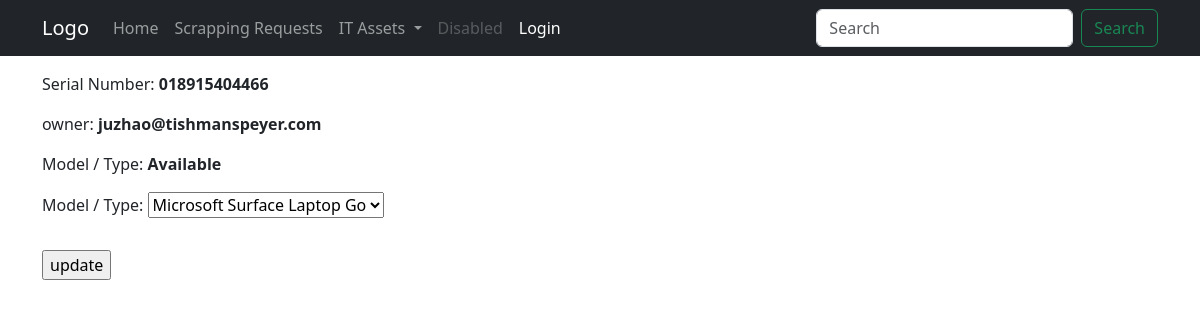
Before: /nanoassets/instance/018915404466/modeltypeupdate/ with the older database file.
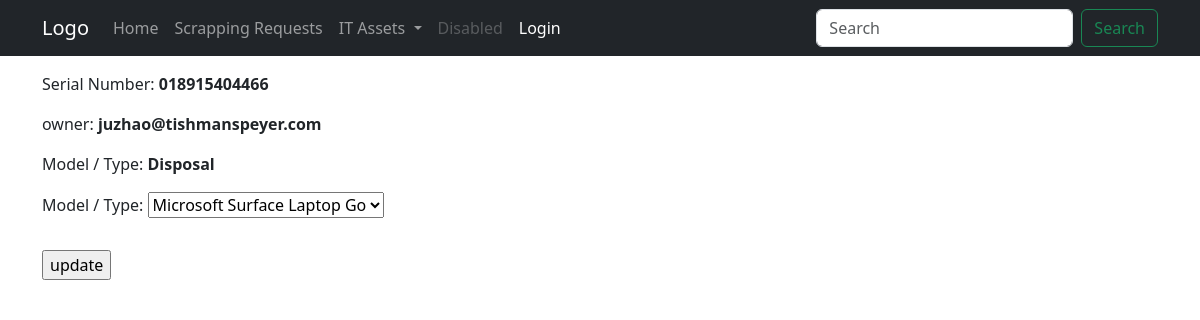
After: the same page with the newer database file.
### nanoassets/models.py (models this page shows, shortened)
class Instance(models.Model):
    serial_number = models.CharField(
        primary_key=True, max_length=20, help_text='enter serial #')
    model_type = models.ForeignKey("nanoassets.ModelType", verbose_name=_(
        "Model / Type"), on_delete=models.SET_NULL, null=True, blank=True)
    owner = models.ForeignKey(User, verbose_name=_(
        "Owner"), on_delete=models.SET_NULL, null=True, blank=True)
    INSTANCE_STATUS = (
        ('A', 'Available'),
        ('U', 'in Use'),
        ('R', 'in Repair'),
        ('S', 'Scrapped')
    )
    status = models.CharField(max_length=15, choices=INSTANCE_STATUS,
                              default='Available', help_text='Asset availability')
    eol_date = models.DateField(null=True, blank=True)
    scrap_request = models.ForeignKey("nanoassets.ScrapRequest", verbose_name=_(
        "Scrap Request"), on_delete=models.SET_NULL, null=True, blank=True)
    class Meta:
        ordering = ['model_type', 'eol_date',]

### nanoassets/views.py (the view)
class InstanceModelTypeUpdate(UpdateView):
    model = Instance
    fields = ['model_type']
    template_name = 'nanoassets/instance_update_modeltype.html'
    success_url = reverse_lazy('instance-list')

### nanoassets/models.py (called while the page is built)
    def __str__(self):
        return '%s %s' % (self.manufacturer, self.name)

    def __str__(self):
        return self.name

### nanoassets/templates/nanoassets/instance_update_modeltype.html (shortened to what this page needs)
{% extends 'base.html' %}
{% block page_content %}
  <p>
    Serial Number: <b>{{ instance.serial_number }} </b>
  </p>
  <p>
    owner: <b>{{ instance.owner }} </b>
  </p>
  <p>
    Model / Type: <b>{{ instance.get_status_display }} </b>
  </p>
  <form action="" method="post">
    <table class="table">
      {{ form.as_p }}
    </table>
    <input type="submit" value="update" />
  </form>
{% endblock page_content %}

Changed rows visible on the page:
changed Instance "Microsoft Surface Laptop Go": status "Available" → "Disposal"
